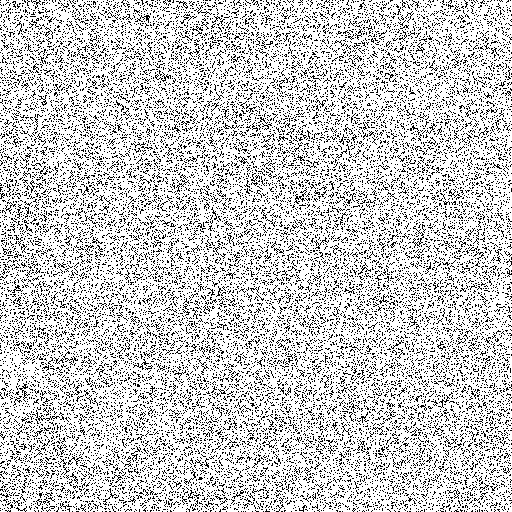
#> input picture stegoanalysis/airplane-0_4_5_bit_diff_inv_2.png, 512 x 512 px
$ python diff-xor.py airplane-0_4_5_bit_diff_inv_2.png airplane-0_4_5_bit_diff_inv_3.png airplane-0_4_5_bit_diff_inv_3.png
#> lines starting #> are read from the running program, lines starting #| are printed output that depends on the picture
import sys
import numpy as np
from PIL import Image

def create_xor_pngs(img1_path, img2_path, base_name):
#> called with img1_path = 'airplane-0_4_5_bit_diff_inv_2.png', img2_path = 'airplane-0_4_5_bit_diff_inv_3.png', base_name = 'airplane-0_4_5_bit_diff_inv_3.png'
    try:
        # 1. Load and convert to grayscale (L)
        with Image.open(img1_path).convert('L') as img1, \
             Image.open(img2_path).convert('L') as img2:

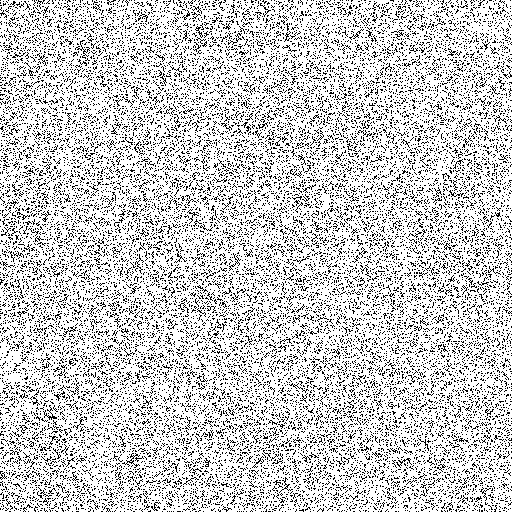
#> input picture stegoanalysis/airplane-0_4_5_bit_diff_inv_3.png, 512 x 512 px
#> img1 is the input picture: PIL image 512x512 L; 79.6% white; black in thin lines or dots
#> img2 is the input picture: PIL image 512x512 L; 79.7% white; black in thin lines or dots
            if img1.size != img2.size:
                print(f"Error: Dimensions mismatch! {img1.size} vs {img2.size}")
                return

            # Convert to NumPy arrays
            arr1 = np.array(img1, dtype=np.uint8)
            arr2 = np.array(img2, dtype=np.uint8)

            # 2. Calculate Bitwise XOR Difference: A ^ B
            xor_result = np.bitwise_xor(arr1, arr2)
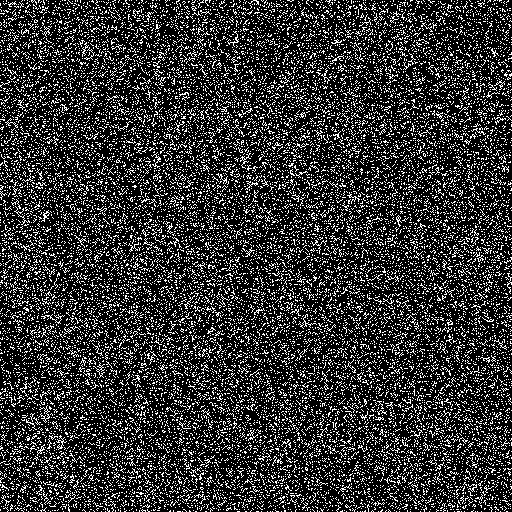
#> xor_result: shape (512, 512); 20.4% white in thin lines or dots

            # --- Generate the 4 variations ---

            # 1. Pure XOR Difference
            diff_pure = xor_result

            # 2. Inverted XOR (255 - XOR)
            diff_inv = (255 - xor_result)
#> diff_inv: shape (512, 512); 79.6% white; black in thin lines or dots

            # 3. Scaled XOR (XOR * 20, clamped at 255)
            # Use int16 to prevent overflow before the clip
            diff_20 = np.clip(xor_result.astype(np.int16) * 20, 0, 255).astype(np.uint8)

            # 4. Inverted Scaled XOR (255 - (XOR * 20))
            diff_inv_20 = (255 - diff_20).astype(np.uint8)

            # --- Save all 4 files as PNG ---
            files_to_save = {
                f"{base_name}_xor_diff.png": diff_pure,
                f"{base_name}_xor_diff_inv.png": diff_inv,
                f"{base_name}_xor_diff20.png": diff_20,
                f"{base_name}_xor_diff_inv20.png": diff_inv_20
            }

            for filename, data in files_to_save.items():
                Image.fromarray(data).save(filename, "PNG")
                print(f"Saved: {filename}")
#> this loop made 4 passes
#| Saved: airplane-0_4_5_bit_diff_inv_3.png_xor_diff.png
#| Saved: airplane-0_4_5_bit_diff_inv_3.png_xor_diff_inv.png
#| Saved: airplane-0_4_5_bit_diff_inv_3.png_xor_diff20.png
#| Saved: airplane-0_4_5_bit_diff_inv_3.png_xor_diff_inv20.png

    except Exception as e:
        print(f"An error occurred: {e}")

if __name__ == "__main__":
    if len(sys.argv) != 4:
        print("Usage: python xor_to_png.py <img1.tiff> <img2.tiff> <base_name>")
    else:
        # User provides 2 tiff inputs and a string for the base name
        create_xor_pngs(sys.argv[1], sys.argv[2], sys.argv[3])
